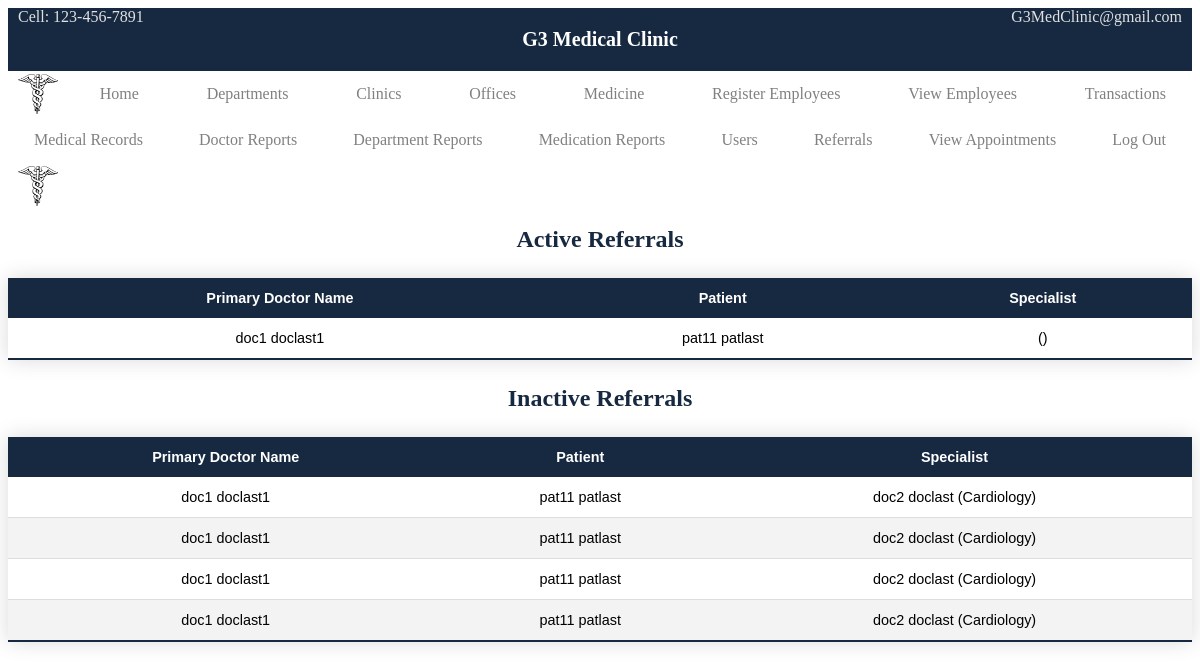
Page /referrals.php (signed in) on the earlier database version.
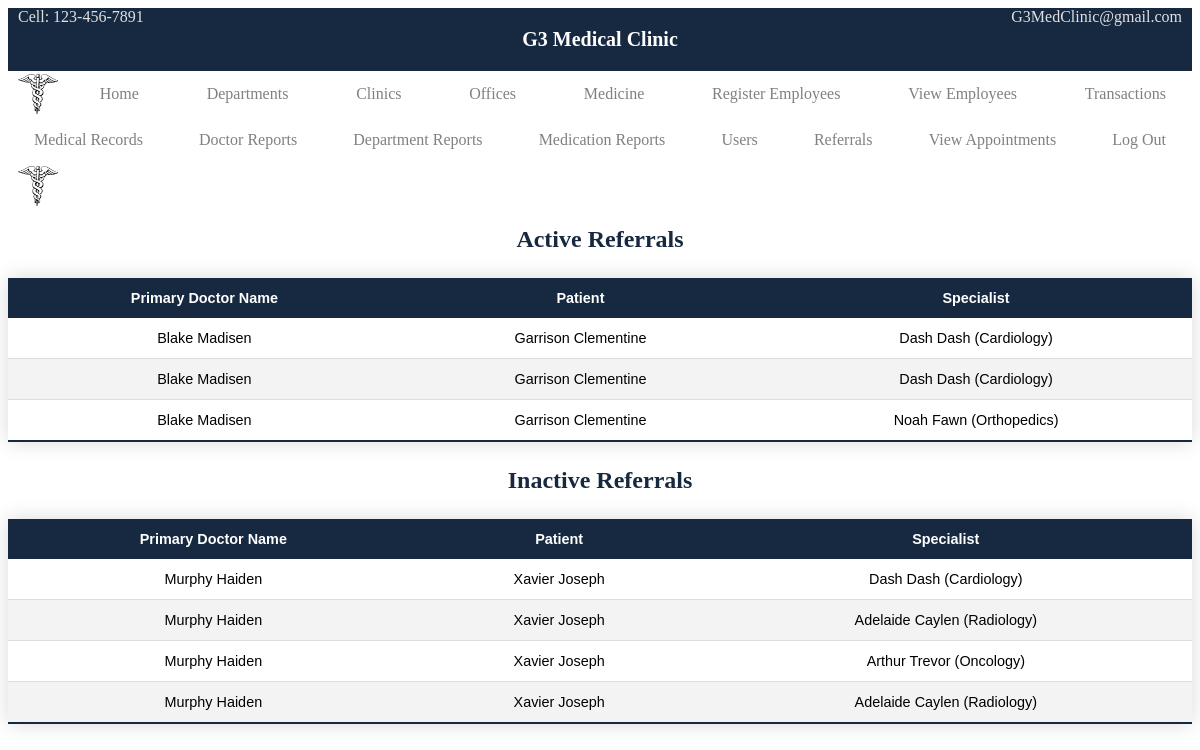
Same page on the later database version.
### tables this page shows
CREATE TABLE `Referral` (
  `date_time` datetime NOT NULL DEFAULT CURRENT_TIMESTAMP,
  `primary_ID` int NOT NULL,
  `pat_ID` int NOT NULL,
  `specialist_ID` int NOT NULL,
  `deleted_flag` tinyint(1) NOT NULL DEFAULT '0',
  PRIMARY KEY (`date_time`,`primary_ID`),
  KEY `primary_ID` (`primary_ID`),
  KEY `pat_ID` (`pat_ID`),
  KEY `specialist_ID` (`specialist_ID`),
  CONSTRAINT `referral_ibfk_1` FOREIGN KEY (`primary_ID`) REFERENCES `Doctor` (`doc_ID`),
  CONSTRAINT `referral_ibfk_2` FOREIGN KEY (`pat_ID`) REFERENCES `Patient` (`patient_ID`),
  CONSTRAINT `referral_ibfk_3` FOREIGN KEY (`specialist_ID`) REFERENCES `Doctor` (`doc_ID`)
);

CREATE TABLE `Doctor` (
  `doc_ID` int NOT NULL AUTO_INCREMENT,
  `ssn` int NOT NULL,
  `dep_num` int NOT NULL DEFAULT '1',
  `f_name` varchar(45) NOT NULL,
  `m_name` varchar(20) DEFAULT NULL,
  `l_name` varchar(45) NOT NULL,
  `address_ID` int NOT NULL,
  `credentials` varchar(45) DEFAULT NULL,
  `sex` char(1) NOT NULL,
  `doc_user` int NOT NULL,
  `deleted_flag` tinyint(1) NOT NULL DEFAULT '0',
  PRIMARY KEY (`doc_ID`),
  UNIQUE KEY `ssn` (`ssn`,`doc_user`),
  KEY `dep_num` (`dep_num`),
  KEY `doc_user` (`doc_user`),
  KEY `address_ID` (`address_ID`),
  CONSTRAINT `doctor_ibfk_1` FOREIGN KEY (`dep_num`) REFERENCES `Department` (`department_number`),
  CONSTRAINT `doctor_ibfk_2` FOREIGN KEY (`doc_user`) REFERENCES `User_Account` (`user_ID`),
  CONSTRAINT `doctor_ibfk_3` FOREIGN KEY (`address_ID`) REFERENCES `Address` (`address_ID`)
);

CREATE TABLE `Patient` (
  `patient_ID` int NOT NULL AUTO_INCREMENT,
  `ssn` int NOT NULL,
  `f_name` varchar(20) NOT NULL,
  `m_name` varchar(20) DEFAULT NULL,
  `l_name` varchar(20) NOT NULL,
  `sex` char(1) NOT NULL,
  `pat_user` int NOT NULL,
  `address_ID` int NOT NULL,
  `clinic_ID` int NOT NULL,
  `prim_doc_ID` int NOT NULL,
  `deleted_flag` tinyint(1) NOT NULL DEFAULT '0',
  PRIMARY KEY (`patient_ID`),
  UNIQUE KEY `ssn` (`ssn`,`pat_user`),
  KEY `pat_user` (`pat_user`),
  KEY `address_ID` (`address_ID`),
  KEY `clinic_ID` (`clinic_ID`),
  KEY `prim_doc_ID` (`prim_doc_ID`),
  CONSTRAINT `patient_ibfk_1` FOREIGN KEY (`pat_user`) REFERENCES `User_Account` (`user_ID`),
  CONSTRAINT `patient_ibfk_2` FOREIGN KEY (`address_ID`) REFERENCES `Address` (`address_ID`),
  CONSTRAINT `patient_ibfk_3` FOREIGN KEY (`clinic_ID`) REFERENCES `Address` (`address_ID`),
  CONSTRAINT `patient_ibfk_4` FOREIGN KEY (`prim_doc_ID`) REFERENCES `Doctor` (`doc_ID`)
);

CREATE TABLE `Department` (
  `department_number` int NOT NULL AUTO_INCREMENT,
  `dep_name` varchar(45) NOT NULL,
  `deleted_flag` tinyint(1) NOT NULL DEFAULT '0',
  PRIMARY KEY (`department_number`),
  UNIQUE KEY `dep_name` (`dep_name`)
);

### includes/functions.inc.php (called while the page is built, shortened)
<?php
function getDepartmentName($conn, $deptNum) {
  $sql = "SELECT dep_name FROM Department WHERE department_number = ? AND deleted_flag = false;";
  $stmt = mysqli_stmt_init($conn);
  if (!mysqli_stmt_prepare($stmt, $sql)) {
    header("location: ../dept.php?error=viewstmtfailed");
    exit();
  }
  mysqli_stmt_bind_param($stmt, "i", $deptNum);
  mysqli_stmt_execute($stmt);
  $result = mysqli_stmt_get_result($stmt);
  return $result;
}
function getActiveReferrals($conn) {
  $sql = "SELECT * FROM Referral WHERE deleted_flag = false;";
  $stmt = mysqli_stmt_init($conn);
  if (!mysqli_stmt_prepare($stmt, $sql)) {
    header("location: ../referrals.php?error=getallreffailed");
    exit();
  }
  mysqli_stmt_execute($stmt);
  $result = mysqli_stmt_get_result($stmt);
  return $result;
}
function getInactiveReferrals($conn) {
  $sql = "SELECT * FROM Referral WHERE deleted_flag = true;";
  $stmt = mysqli_stmt_init($conn);
  if (!mysqli_stmt_prepare($stmt, $sql)) {
    header("location: ../referrals.php?error=getallreffailed");
    exit();
  }
  mysqli_stmt_execute($stmt);
  $result = mysqli_stmt_get_result($stmt);
  return $result;
}
function getDocNameFromDocID($conn, $docID) {
  $sql = "SELECT f_name, l_name, dep_num FROM Doctor WHERE doc_ID = ? AND deleted_flag = false;";
  $stmt = mysqli_stmt_init($conn);
  if (!mysqli_stmt_prepare($stmt, $sql)) {
    header("location: ../referrals.php?error=getallreffailed");
    exit();
  }
  mysqli_stmt_bind_param($stmt, "i", $docID);
  mysqli_stmt_execute($stmt);
  $result = mysqli_stmt_get_result($stmt);
  return $result;
}
function getPatientNameFromPatientID($conn, $patID) {
  $sql = "SELECT f_name, l_name FROM Patient WHERE patient_ID = ? AND deleted_flag = false;";
  $stmt = mysqli_stmt_init($conn);
  if (!mysqli_stmt_prepare($stmt, $sql)) {
    header("location: ../referrals.php?error=getallreffailed");
    exit();
  }
  mysqli_stmt_bind_param($stmt, "i", $patID);
  mysqli_stmt_execute($stmt);
  $result = mysqli_stmt_get_result($stmt);
  return $result;
}

### referrals.php (the view, shortened to what the changed rows need)
<?php
  include_once 'header.php';
  require_once 'includes/dbh.inc.php';
  require_once 'includes/functions.inc.php';
?>
<?php
  if ($_SESSION["userRole"] === 'doctor') {
    $result2 = getActiveDocReferrals($conn, $sessionDoctorID);
    $result3 = getInactiveDocReferrals($conn, $sessionDoctorID);
  }
  else if ($_SESSION["userRole"] === 'receptionist' || $_SESSION["userRole"] === 'admin') {
    $result2 = getActiveReferrals($conn);
    $result3 = getInactiveReferrals($conn);
  }
?>
<div class='referrals'>
  <h2>Active Referrals</h2>
  <table class="table-template">
    <thead>
      <tr>
        <?php
          if ($_SESSION["userRole"] === 'receptionist' || $_SESSION["userRole"] === 'admin') {
        ?>
        <th>Primary Doctor Name</th>
        <?php
          }
        ?>
        <th>Patient</th>
        <th>Specialist</th>
      </tr>
    </thead>
    <tbody>
      <?php
        while ($row2 = mysqli_fetch_assoc($result2)) {
          $refPrimaryID = intval($row2["primary_ID"]);
          $refPatID = intval($row2["pat_ID"]);
          $refSpecID = intval($row2["specialist_ID"]);
          if ($_SESSION["userRole"] === 'receptionist' || $_SESSION["userRole"] === 'admin') {
            $primDocName = getDocNameFromDocID($conn, $refPrimaryID);
            $primDocNameRow = mysqli_fetch_assoc($primDocName);
          }
          $patientName = getPatientNameFromPatientID($conn, $refPatID);
          $patientNameRow = mysqli_fetch_assoc($patientName);
          $specDocName = getDocNameFromDocID($conn, $refSpecID);
          $specDocNameRow = mysqli_fetch_assoc($specDocName);
          $depName = getDepartmentName($conn, intval($specDocNameRow["dep_num"]));
          $depNameRow = mysqli_fetch_assoc($depName);
          ?>
      <tr>
        <?php
        if ($_SESSION["userRole"] === 'receptionist' || $_SESSION["userRole"] === 'admin') {
        ?>
        <td><?php echo $primDocNameRow["f_name"].' '.$primDocNameRow["l_name"]?></td>
        <?php
          }
        ?>
        <td><?php echo $patientNameRow["f_name"].' '.$patientNameRow["l_name"]?></td>
        <td><?php echo $specDocNameRow["f_name"].' '.$specDocNameRow["l_name"].' ('.$depNameRow["dep_name"].')'?></td>
      </tr>
      <?php
        }
      ?>
    </tbody>
  </table>
</div>
<div class='referrals'>
  <h2>Inactive Referrals</h2>
  <table class="table-template">
    <thead>
      <tr>
        <?php
          if ($_SESSION["userRole"] === 'receptionist' || $_SESSION["userRole"] === 'admin') {
        ?>
        <th>Primary Doctor Name</th>
        <?php
          }
        ?>
        <th>Patient</th>
        <th>Specialist</th>
      </tr>
    </thead>
    <tbody>
      <?php
        while ($row3 = mysqli_fetch_assoc($result3)) {
          $refPrimaryID = intval($row3["primary_ID"]);
          $refPatID = intval($row3["pat_ID"]);
          $refSpecID = intval($row3["specialist_ID"]);
          if ($_SESSION["userRole"] === 'receptionist' || $_SESSION["userRole"] === 'admin') {
            $primDocName = getDocNameFromDocID($conn, $refPrimaryID);
            $primDocNameRow = mysqli_fetch_assoc($primDocName);
          }
          $patientName = getPatientNameFromPatientID($conn, $refPatID);
          $patientNameRow = mysqli_fetch_assoc($patientName);
          $specDocName = getDocNameFromDocID($conn, $refSpecID);
          $specDocNameRow = mysqli_fetch_assoc($specDocName);
          $depName = getDepartmentName($conn, intval($specDocNameRow["dep_num"]));
          $depNameRow = mysqli_fetch_assoc($depName);
          ?>
      <tr>
        <?php
        if ($_SESSION["userRole"] === 'receptionist' || $_SESSION["userRole"] === 'admin') {
        ?>
        <td><?php echo $primDocNameRow["f_name"].' '.$primDocNameRow["l_name"]?></td>
        <?php
          }
        ?>
        <td><?php echo $patientNameRow["f_name"].' '.$patientNameRow["l_name"]?></td>
        <td><?php echo $specDocNameRow["f_name"].' '.$specDocNameRow["l_name"].' ('.$depNameRow["dep_name"].')'?></td>
      </tr>
      <?php
        }
      ?>
    </tbody>
  </table>
</div>
<?php
  include_once 'footer.php';
?>

Differences in the rows shown:
removed referral: primary_ID.f_name "doc1", primary_ID.l_name "doclast1", pat_ID.f_name "pat11", pat_ID.l_name "patlast", shown under "Active Referrals"
removed referral: primary_ID.f_name "doc1", primary_ID.l_name "doclast1", pat_ID.f_name "pat11", pat_ID.l_name "patlast", specialist_ID.f_name "doc2", specialist_ID.l_name "doclast", department.dep_name "Cardiology", shown under "Inactive Referrals"
removed referral: primary_ID.f_name "doc1", primary_ID.l_name "doclast1", pat_ID.f_name "pat11", pat_ID.l_name "patlast", specialist_ID.f_name "doc2", specialist_ID.l_name "doclast", department.dep_name "Cardiology", shown under "Inactive Referrals"
removed referral: primary_ID.f_name "doc1", primary_ID.l_name "doclast1", pat_ID.f_name "pat11", pat_ID.l_name "patlast", specialist_ID.f_name "doc2", specialist_ID.l_name "doclast", department.dep_name "Cardiology", shown under "Inactive Referrals"
removed referral: primary_ID.f_name "doc1", primary_ID.l_name "doclast1", pat_ID.f_name "pat11", pat_ID.l_name "patlast", specialist_ID.f_name "doc2", specialist_ID.l_name "doclast", department.dep_name "Cardiology", shown under "Inactive Referrals"
added referral: primary_ID.f_name "Blake", primary_ID.l_name "Madisen", pat_ID.f_name "Garrison", pat_ID.l_name "Clementine", specialist_ID.f_name "Dash", specialist_ID.l_name "Dash", department.dep_name "Cardiology", shown under "Active Referrals"
added referral: primary_ID.f_name "Blake", primary_ID.l_name "Madisen", pat_ID.f_name "Garrison", pat_ID.l_name "Clementine", specialist_ID.f_name "Dash", specialist_ID.l_name "Dash", department.dep_name "Cardiology", shown under "Active Referrals"
added referral: primary_ID.f_name "Blake", primary_ID.l_name "Madisen", pat_ID.f_name "Garrison", pat_ID.l_name "Clementine", specialist_ID.f_name "Noah", specialist_ID.l_name "Fawn", department.dep_name "Orthopedics", shown under "Active Referrals"
added referral: primary_ID.f_name "Murphy", primary_ID.l_name "Haiden", pat_ID.f_name "Xavier", pat_ID.l_name "Joseph", specialist_ID.f_name "Dash", specialist_ID.l_name "Dash", department.dep_name "Cardiology", shown under "Inactive Referrals"
added referral: primary_ID.f_name "Murphy", primary_ID.l_name "Haiden", pat_ID.f_name "Xavier", pat_ID.l_name "Joseph", specialist_ID.f_name "Adelaide", specialist_ID.l_name "Caylen", department.dep_name "Radiology", shown under "Inactive Referrals"
added referral: primary_ID.f_name "Murphy", primary_ID.l_name "Haiden", pat_ID.f_name "Xavier", pat_ID.l_name "Joseph", specialist_ID.f_name "Arthur", specialist_ID.l_name "Trevor", department.dep_name "Oncology", shown under "Inactive Referrals"
added referral: primary_ID.f_name "Murphy", primary_ID.l_name "Haiden", pat_ID.f_name "Xavier", pat_ID.l_name "Joseph", specialist_ID.f_name "Adelaide", specialist_ID.l_name "Caylen", department.dep_name "Radiology", shown under "Inactive Referrals"
